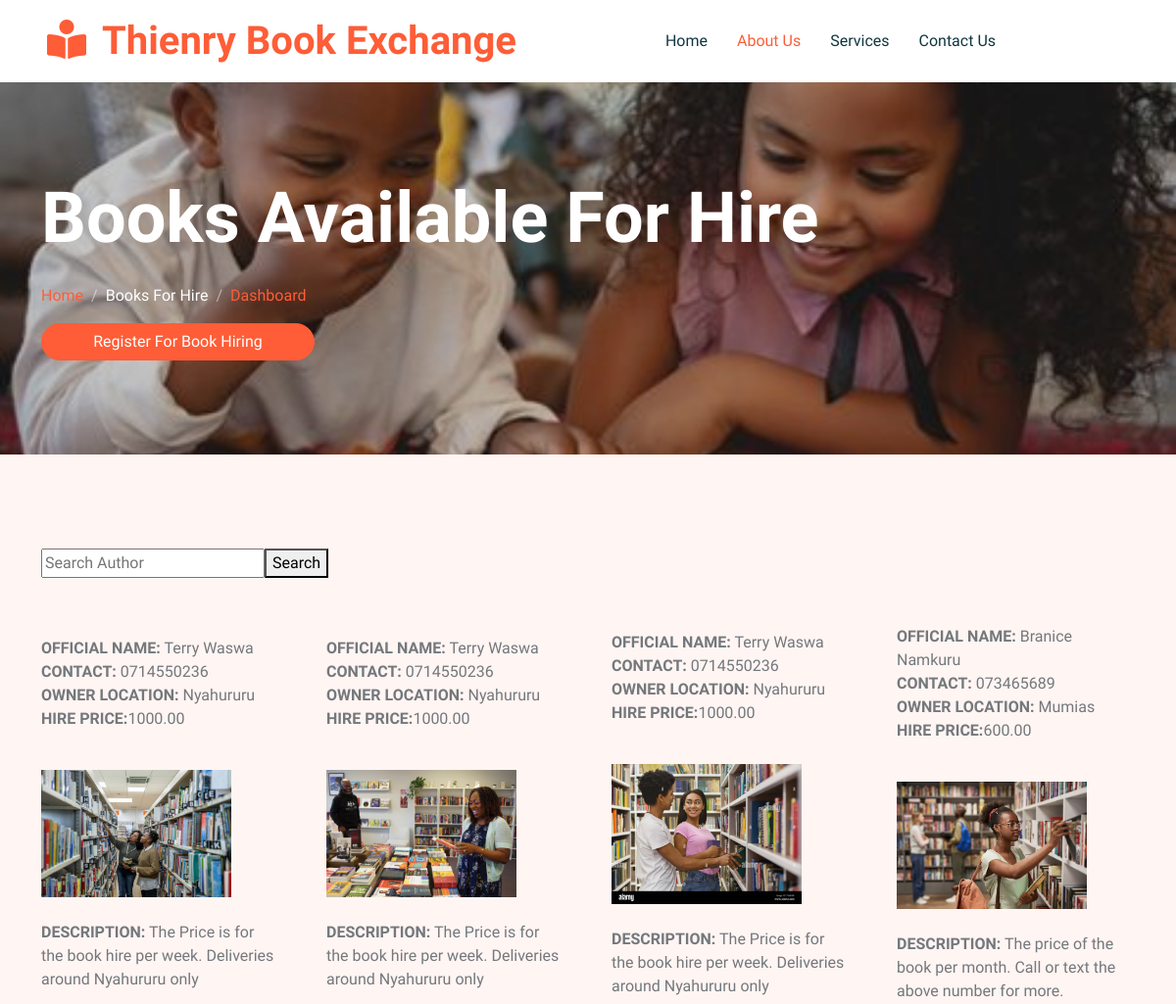
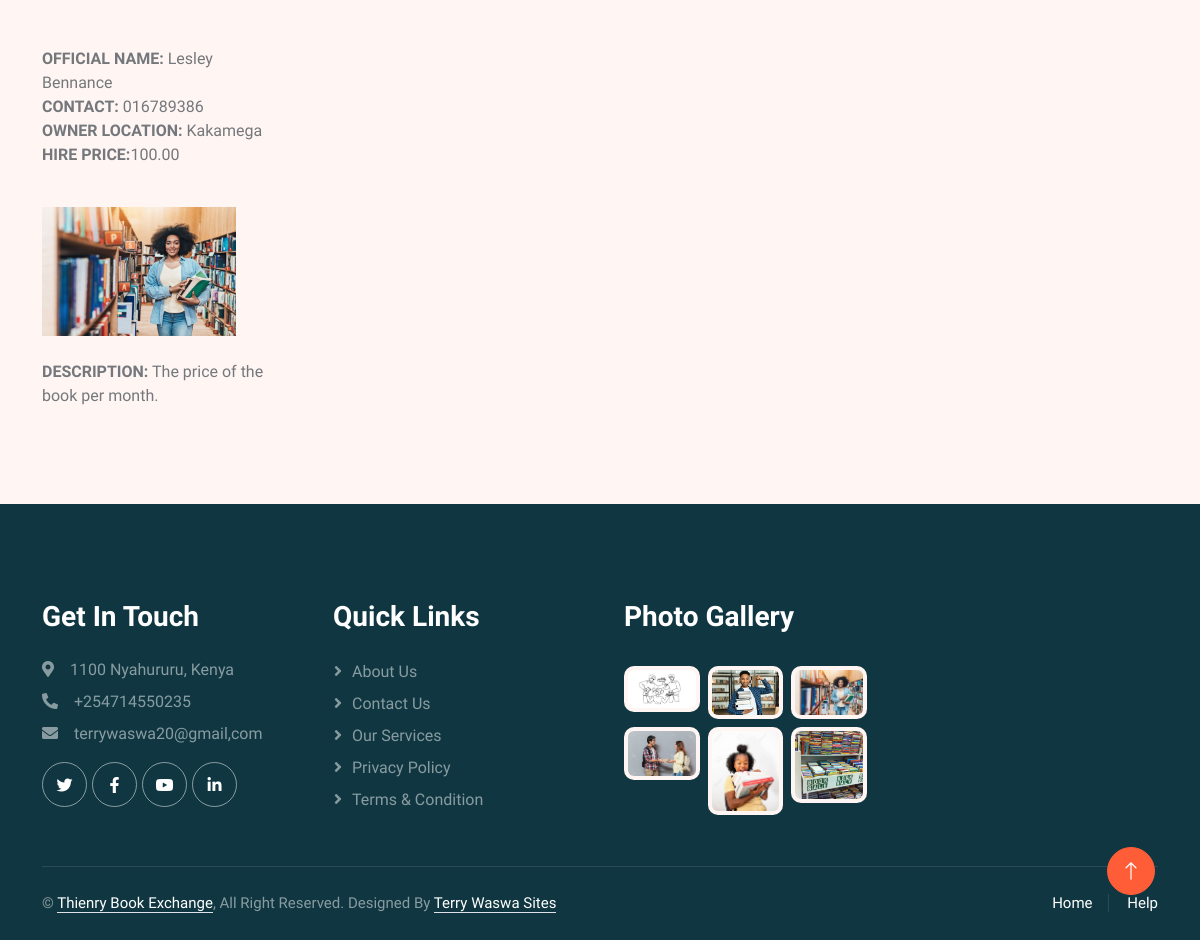
The page /books_list on the database its author committed (2 pictures, top to bottom).
### ThienryBooks/models.py (models this page shows, shortened)
class Hiring(models.Model):
    official_name = models.CharField(max_length=100)
    contact = models.CharField(max_length=10)
    location = models.CharField(max_length=80)
    price = models.DecimalField(default=0, decimal_places=2, max_digits=6)
    description = models.CharField(max_length=250, default='', blank=True, null=True)
    book_image = models.ImageField(null=True, blank=True, upload_to="images/")

### ThienryBooks/views.py (the view)
# urls.py: path('books_list', views.books_hire, name='books_list'),
def books_hire(request):
    show_books = Hiring.objects.all()
    return render(request, "books_list.html", {'show_books': show_books})

### ThienryBooks/templates/books_list.html (shortened to what this page needs)
<!DOCTYPE html>
<html lang="en">
<head>
    {% load static %}
    <link href="https://cdnjs.cloudflare.com/ajax/libs/font-awesome/5.10.0/css/all.min.css" rel="stylesheet">
    <link href="https://cdn.jsdelivr.net/npm/bootstrap-icons@1.4.1/font/bootstrap-icons.css" rel="stylesheet">
    <link href="{% static 'lib/animate/animate.min.css' %}" rel="stylesheet">
    <link href="{% static 'lib/owlcarousel/assets/owl.carousel.min.css' %}" rel="stylesheet">
    <link href="{% static 'css/bootstrap.min.css' %}" rel="stylesheet">
    <link href="{% static 'css/style.css' %}" rel="stylesheet">
</head>
<body>
        <nav class="navbar navbar-expand-lg bg-white navbar-light sticky-top px-4 px-lg-5 py-lg-0">
            <a href="index.html" class="navbar-brand">
                <h1 class="m-0 text-primary"><i class="fa fa-book-reader me-3"></i>Thienry Book Exchange</h1>
            </a>
            <div class="collapse navbar-collapse" id="navbarCollapse">
                <div class="navbar-nav mx-auto">
                    <a href="{% url 'index' %}" class="nav-item nav-link">Home</a>
                    <a href="{% url 'about' %}" class="nav-item nav-link active">About Us</a>
                    <a href="{% url 'services' %}" class="nav-item nav-link">Services</a>
                    <a href="{% url 'contact' %}" class="nav-item nav-link">Contact Us</a>
                </div>
            </div>
        </nav>
        <div class="container-xxl py-5 page-header position-relative mb-5 bg-secondary">
            <div class="container py-5 bg-black-50">
                <h1 class="display-2 text-white animated slideInDown mb-4">Books Available For Hire</h1>
                <nav aria-label="breadcrumb animated slideInDown">
                    <ol class="breadcrumb">
                        <li class="breadcrumb-item"><a href="{% url 'index' %}">Home</a></li>
                        <li class="breadcrumb-item text-white active" aria-current="page">Books For Hire</li>
                        <li class="breadcrumb-item"><a href="{% url 'dashboard_client' %}">Dashboard</a></li>
                    </ol>
                </nav>
                 <a href="{% url 'hire' %}" class="btn btn-primary rounded-pill px-3 d-none d-lg-block col-lg-3">Register For Book Hiring</a>
            </div>
        </div>
<div class="container-xxl py-5">
    <div class="container">
        <div class="row g-5 align-items-center">
        <form method="get" action="">
            <input type="text" name="search" placeholder="Search Author"><button type="submit">Search</button>
        </form>
            {% for books in show_books%}
                  <div class="col-sm-3">
                <p><b>OFFICIAL NAME:</b> {{ books.official_name }}<br><b>CONTACT:</b> {{ books.contact }}<br><b>OWNER LOCATION: </b>{{ books.location }}<br><b>HIRE PRICE:</b>{{ books.price}}</p>
    <br>
    {% if books.book_image %}
        <img src="{{ books.book_image.url }}" alt="book_image" class="book_image" height="100%" width="80%">
    {% endif %}
                <br>
                  <br>
                <b>DESCRIPTION:</b> {{ books.description}}
                  </div>
{% endfor %}
    </div>
</div>
</div>
        <div class="container-fluid bg-dark text-white-50 footer pt-5 mt-5 wow fadeIn" data-wow-delay="0.1s">
            <div class="container py-5">
                <div class="row g-5">
                    <div class="col-lg-3 col-md-6">
                        <h3 class="text-white mb-4">Get In Touch</h3>
                        <p class="mb-2"><i class="fa fa-map-marker-alt me-3"></i>1100 Nyahururu, Kenya</p>
                        <p class="mb-2"><i class="fa fa-phone-alt me-3"></i>+254714550235</p>
                        <p class="mb-2"><i class="fa fa-envelope me-3"></i>terrywaswa20@gmail,com</p>
                        <div class="d-flex pt-2">
                            <a class="btn btn-outline-light btn-social" href=""><i class="fab fa-twitter"></i></a>
                            <a class="btn btn-outline-light btn-social" href=""><i class="fab fa-facebook-f"></i></a>
                            <a class="btn btn-outline-light btn-social" href=""><i class="fab fa-youtube"></i></a>
                            <a class="btn btn-outline-light btn-social" href=""><i class="fab fa-linkedin-in"></i></a>
                        </div>
                    </div>
                    <div class="col-lg-3 col-md-6">
                        <h3 class="text-white mb-4">Quick Links</h3>
                        <a class="btn btn-link text-white-50" href="">About Us</a>
                        <a class="btn btn-link text-white-50" href="">Contact Us</a>
                        <a class="btn btn-link text-white-50" href="">Our Services</a>
                        <a class="btn btn-link text-white-50" href="">Privacy Policy</a>
                        <a class="btn btn-link text-white-50" href="">Terms & Condition</a>
                    </div>
                    <div class="col-lg-3 col-md-6">
                        <h3 class="text-white mb-4">Photo Gallery</h3>
                        <div class="row g-2 pt-2">
                            <div class="col-4">
                                <img class="img-fluid rounded bg-light p-1" src="{% static 'images/classes-1.jpg' %}" alt="">
                            </div>
                            <div class="col-4">
                                <img class="img-fluid rounded bg-light p-1" src="{% static 'images/classes-2.jpg' %}" alt="">
                            </div>
                            <div class="col-4">
                                <img class="img-fluid rounded bg-light p-1" src="{% static 'images/classes-3.jpg' %}" alt="">
                            </div>
                            <div class="col-4">
                                <img class="img-fluid rounded bg-light p-1" src="{% static 'images/classes-4.jpg' %}" alt="">
                            </div>
                            <div class="col-4">
                                <img class="img-fluid rounded bg-light p-1" src="{% static 'images/classes-5.jpg' %}" alt="">
                            </div>
                            <div class="col-4">
                                <img class="img-fluid rounded bg-light p-1" src="{% static 'images/classes-6.jpg' %}" alt="">
                            </div>
                        </div>
                    </div>
                </div>
            </div>
            <div class="container">
                <div class="copyright">
                    <div class="row">
                        <div class="col-md-6 text-center text-md-start mb-3 mb-md-0">
                            &copy; <a class="border-bottom" href="#">Thienry Book Exchange</a>, All Right Reserved.
							Designed By <a class="border-bottom" href="#">Terry Waswa Sites</a>
                        </div>
                        <div class="col-md-6 text-center text-md-end">
                            <div class="footer-menu">
                                <a href="">Home</a>
                                <a href="">Help</a>
                            </div>
                        </div>
                    </div>
                </div>
            </div>
        </div>
    <div>
        <a href="#" class="btn btn-lg btn-primary btn-lg-square back-to-top"><i class="bi bi-arrow-up"></i></a>
    </div>
</body>
</html>

### ThienryBooks/static/css/style.css (style rules this page uses)
:root { --primary: #FE5D37; --light: #FFF5F3; --dark: #103741; }
.back-to-top { position: fixed; display: none; right: 45px; bottom: 45px; z-index: 99; }
.btn { font-weight: 500; transition: .5s; }
.btn.btn-primary { color: #FFFFFF; }
.btn-lg-square { width: 48px; height: 48px; }
.btn-square, .btn-sm-square, .btn-lg-square { padding: 0; display: flex; align-items: center; justify-content: center; font-weight: normal; border-radius: 50px; }
h1, h2, h3, h4, .h1, .h2, .h3, .h4, .display-1, .display-2, .display-3, .display-4, .display-5, .display-6 { font-family: 'Lobster Two', cursive; font-weight: 700; }
.navbar .navbar-nav .nav-link { padding: 30px 15px; color: var(--dark); font-weight: 500; outline: none; }
.navbar .navbar-nav .nav-link:hover, .navbar .navbar-nav .nav-link.active { color: var(--primary); }
.navbar.sticky-top { top: -100px; transition: .5s; }
.header-carousel::before, .header-carousel::after, .page-header::before, .page-header::after { position: absolute; content: ""; width: 100%; height: 10px; top: 0; left: 0; background: url(../img/bg-header-top.png) center center repeat-x; z-index: 1; }
.header-carousel::after, .page-header::after { height: 19px; top: auto; bottom: 0; background: url(../img/bg-header-bottom.png) center center repeat-x; }
.page-header { background: linear-gradient(rgba(0, 0, 0, .2), rgba(0, 0, 0, .2)), url(../img/carousel-1.jpg) center center no-repeat; background-size: cover; }
.breadcrumb-item + .breadcrumb-item::before { color: rgba(255, 255, 255, .5); }
.footer .btn.btn-social { margin-right: 5px; width: 45px; height: 45px; display: flex; align-items: center; justify-content: center; color: #FFFFFF; border: 1px solid rgba(255,255,255,0.5); border-radius: 45px; transition: .3s; }
.footer .btn.btn-link { display: block; margin-bottom: 5px; padding: 0; text-align: left; font-size: 16px; font-weight: normal; text-transform: capitalize; transition: .3s; }
.footer .btn.btn-link::before { position: relative; content: "\f105"; font-family: "Font Awesome 5 Free"; font-weight: 900; margin-right: 10px; }
.footer .copyright { padding: 25px 0; font-size: 15px; border-top: 1px solid rgba(256, 256, 256, .1); }
.footer .copyright a { color: #FFFFFF; }
.footer .footer-menu a { margin-right: 15px; padding-right: 15px; border-right: 1px solid rgba(255, 255, 255, .1); }
.footer .footer-menu a:last-child { margin-right: 0; padding-right: 0; border-right: none; }
.book_image { max-width: 100%; height: auto; }

### rows shown on the page
Hiring: official_name "Terry Waswa", contact "0714550236", location "Nyahururu", price "1000.00", book_image (picture), description "The Price is for the book hire per week. Deliveries around Nyahururu only"
Hiring: official_name "Terry Waswa", contact "0714550236", location "Nyahururu", price "1000.00", book_image (picture), description "The Price is for the book hire per week. Deliveries around Nyahururu only"
Hiring: official_name "Terry Waswa", contact "0714550236", location "Nyahururu", price "1000.00", book_image (picture), description "The Price is for the book hire per week. Deliveries around Nyahururu only"
Hiring: official_name "Branice Namkuru", contact "073465689", location "Mumias", price "600.00", book_image (picture), description "The price of the book per month. Call or text the above number for more."
Hiring: official_name "Lesley Bennance", contact "016789386", location "Kakamega", price "100.00", book_image (picture), description "The price of the book per month."
